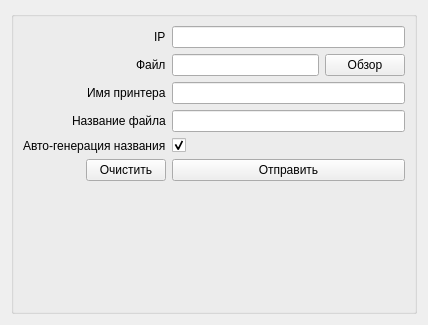
<?xml version="1.0" encoding="UTF-8"?>
<ui version="4.0">
 <class>Widget</class>
 <widget class="QWidget" name="Widget">
  <property name="geometry">
   <rect>
    <x>0</x>
    <y>0</y>
    <width>428</width>
    <height>325</height>
   </rect>
  </property>
  <property name="sizePolicy">
   <sizepolicy hsizetype="Preferred" vsizetype="Preferred">
    <horstretch>0</horstretch>
    <verstretch>0</verstretch>
   </sizepolicy>
  </property>
  <property name="windowTitle">
   <string>Widget</string>
  </property>
  <layout class="QVBoxLayout" name="verticalLayout_2">
   <property name="sizeConstraint">
    <enum>QLayout::SetDefaultConstraint</enum>
   </property>
   <item>
    <widget class="QGroupBox" name="formGroupBox">
     <layout class="QFormLayout" name="formLayout">
      <property name="sizeConstraint">
       <enum>QLayout::SetDefaultConstraint</enum>
      </property>
      <property name="fieldGrowthPolicy">
       <enum>QFormLayout::AllNonFixedFieldsGrow</enum>
      </property>
      <property name="labelAlignment">
       <set>Qt::AlignRight|Qt::AlignTop|Qt::AlignTrailing</set>
      </property>
      <item row="0" column="0">
       <widget class="QLabel" name="ipLabel">
        <property name="text">
         <string>IP</string>
        </property>
       </widget>
      </item>
      <item row="0" column="1">
       <widget class="QLineEdit" name="ipEdit"/>
      </item>
      <item row="2" column="0">
       <widget class="QLabel" name="printerNameLabel">
        <property name="text">
         <string>Имя принтера</string>
        </property>
       </widget>
      </item>
      <item row="2" column="1">
       <widget class="QLineEdit" name="printerNameEdit"/>
      </item>
      <item row="3" column="1">
       <widget class="QLineEdit" name="printerFileNameEdit">
        <property name="maxLength">
         <number>36</number>
        </property>
        <property name="readOnly">
         <bool>true</bool>
        </property>
       </widget>
      </item>
      <item row="3" column="0">
       <widget class="QLabel" name="printerFileNameLabel">
        <property name="text">
         <string>Название файла</string>
        </property>
       </widget>
      </item>
      <item row="1" column="0">
       <widget class="QLabel" name="label">
        <property name="text">
         <string>Файл</string>
        </property>
       </widget>
      </item>
      <item row="1" column="1">
       <layout class="QHBoxLayout" name="horizontalLayout">
        <item>
         <widget class="QLineEdit" name="fileEdit">
          <property name="readOnly">
           <bool>true</bool>
          </property>
         </widget>
        </item>
        <item>
         <widget class="QPushButton" name="selectFileButton">
          <property name="autoFillBackground">
           <bool>false</bool>
          </property>
          <property name="locale">
           <locale language="Russian" country="Russia"/>
          </property>
          <property name="text">
           <string>Обзор</string>
          </property>
         </widget>
        </item>
       </layout>
      </item>
      <item row="4" column="0">
       <widget class="QLabel" name="fileNameAutoGenLabel">
        <property name="text">
         <string>Авто-генерация названия</string>
        </property>
       </widget>
      </item>
      <item row="4" column="1">
       <widget class="QCheckBox" name="fileNameAutoGenCheckBox">
        <property name="checked">
         <bool>true</bool>
        </property>
       </widget>
      </item>
      <item row="5" column="0">
       <widget class="QPushButton" name="clearButton">
        <property name="text">
         <string>Очистить</string>
        </property>
       </widget>
      </item>
      <item row="5" column="1">
       <widget class="QPushButton" name="sendButton">
        <property name="sizePolicy">
         <sizepolicy hsizetype="Minimum" vsizetype="Fixed">
          <horstretch>0</horstretch>
          <verstretch>0</verstretch>
         </sizepolicy>
        </property>
        <property name="text">
         <string>Отправить</string>
        </property>
       </widget>
      </item>
     </layout>
    </widget>
   </item>
  </layout>
 </widget>
 <resources/>
 <connections/>
</ui>
